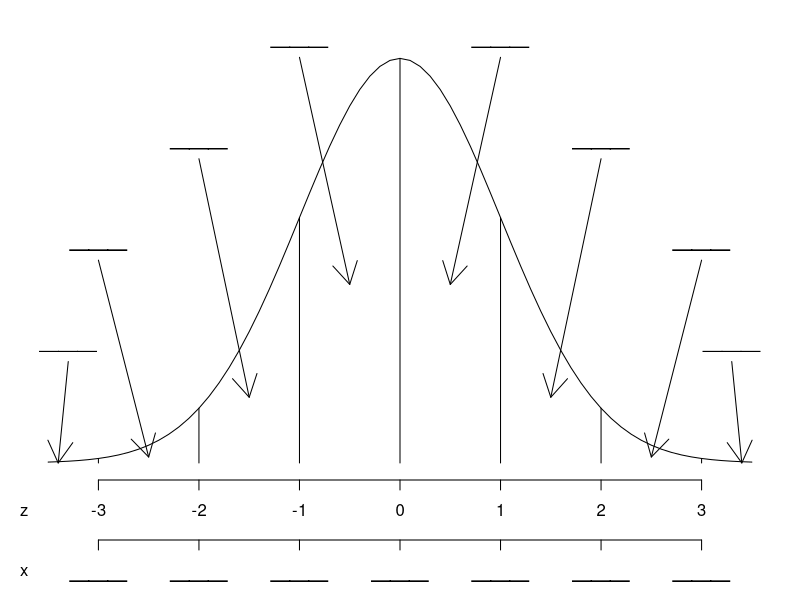
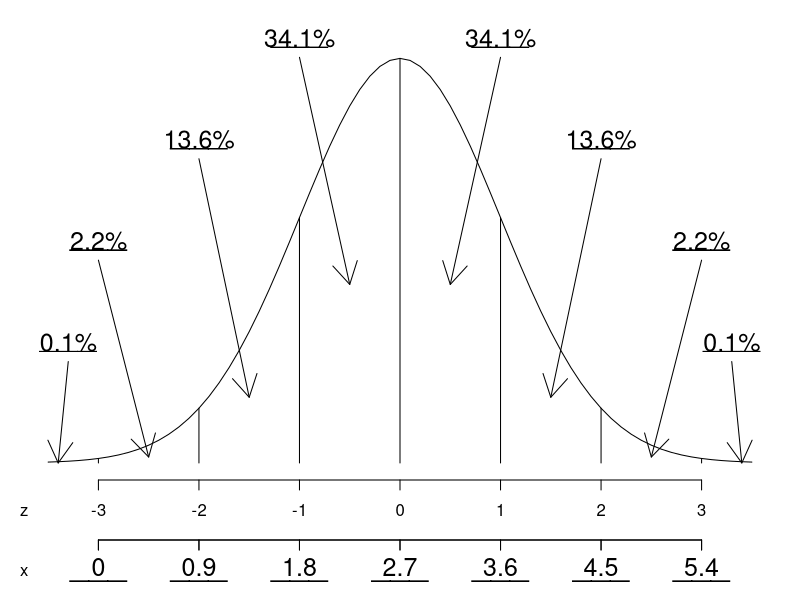

These charts were generated, in order, by the following R code:
## ---- chunk 1
mu = round(2^runif(1,1,6),1)
sig = round(runif(1,0.2,mu/3),1)
## ---- chunk 2
zs = (-35):35/10
par(mar=c(6,1,1,1))
plot(0,0,type="n",ann=F,axes=F,xlim=c(-3.5,3.5),ylim=c(0,0.42))
lines(zs,dnorm(zs))
zz = (-3):3
axis(at=zz,side=1)
mtext("z",side=1,line=1,adj=0)
for(z in -3:3){
  lines(c(z,z),c(0,dnorm(z)))
}
axis(at=zz,side=1,line=3,labels = rep("___",length(zz)),cex.axis=2)
mtext("x",side = 1,line=4,adj=0)
arrows(-3,0.2,-2.5,dnorm(-2.5)/3)
arrows(3,0.2,2.5,dnorm(2.5)/3)
arrows(-2,0.3,-1.5,dnorm(-1.5)/2)
arrows(2,0.3,1.5,dnorm(1.5)/2)
arrows(-1,0.4,-0.5,dnorm(-0.5)/2)
arrows(1,0.4,0.5,dnorm(0.5)/2)
arrows(-3.3,0.1,-3.4,0)
arrows(3.3,0.1,3.4,0)
xxx = c(-3.3,-3,-2,-1,1,2,3,3.3)
yyy = c(0.11,0.21,0.31,0.41,0.41,0.31,0.21,0.11)
for(i in 1:length(xxx)){
  text(xxx[i],yyy[i],"___",cex=2)
}
## ---- chunk 3
zs = (-35):35/10
par(mar=c(6,1,1,1))
plot(0,0,type="n",ann=F,axes=F,xlim=c(-3.5,3.5),ylim=c(0,0.42))
lines(zs,dnorm(zs))
zz = (-3):3
axis(at=zz,side=1)
mtext("z",side=1,line=1,adj=0)
for(z in -3:4){
  lines(c(z,z),c(0,dnorm(z)))
}
axis(at=zz,side=1,line=3,labels = rep("___",length(zz)),cex.axis=2)
axis(at=zz,side=1,line=3,labels = mu+zz*sig,cex.axis=1.5)
mtext("x",side = 1,line=4,adj=0)
arrows(-3,0.2,-2.5,dnorm(-2.5)/3)
arrows(3,0.2,2.5,dnorm(2.5)/3)
arrows(-2,0.3,-1.5,dnorm(-1.5)/2)
arrows(2,0.3,1.5,dnorm(1.5)/2)
arrows(-1,0.4,-0.5,dnorm(-0.5)/2)
arrows(1,0.4,0.5,dnorm(0.5)/2)
arrows(-3.3,0.1,-3.4,0)
arrows(3.3,0.1,3.4,0)
xxx = c(-3.3,-3,-2,-1,1,2,3,3.3)
yyy = c(0.11,0.21,0.31,0.41,0.41,0.31,0.21,0.11)
area = c("0.1%","2.2%","13.6%","34.1%","34.1%","13.6%","2.2%","0.1%")
for(i in 1:length(xxx)){
  text(xxx[i],yyy[i],"___",cex=2)
  text(xxx[i],yyy[i],adj=c(0.5,0),area[i],cex=1.5)
}
